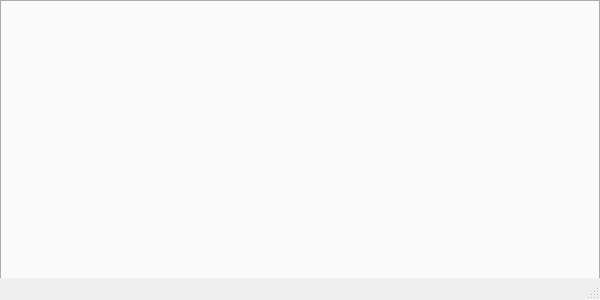
<?xml version="1.0" encoding="UTF-8"?>
<ui version="4.0">
 <class>SwitchControl</class>
 <widget class="QMainWindow" name="SwitchControl">
  <property name="geometry">
   <rect>
    <x>0</x>
    <y>0</y>
    <width>600</width>
    <height>300</height>
   </rect>
  </property>
  <property name="sizePolicy">
   <sizepolicy hsizetype="Fixed" vsizetype="Fixed">
    <horstretch>0</horstretch>
    <verstretch>0</verstretch>
   </sizepolicy>
  </property>
  <property name="windowTitle">
   <string>SwitchControl</string>
  </property>
  <widget class="QWidget" name="centralwidget">
   <property name="sizePolicy">
    <sizepolicy hsizetype="Fixed" vsizetype="Fixed">
     <horstretch>0</horstretch>
     <verstretch>0</verstretch>
    </sizepolicy>
   </property>
   <widget class="QTabWidget" name="tabWidget">
    <property name="geometry">
     <rect>
      <x>0</x>
      <y>0</y>
      <width>600</width>
      <height>300</height>
     </rect>
    </property>
    <property name="tabPosition">
     <enum>QTabWidget::West</enum>
    </property>
    <property name="tabShape">
     <enum>QTabWidget::Rounded</enum>
    </property>
    <property name="currentIndex">
     <number>-1</number>
    </property>
    <property name="elideMode">
     <enum>Qt::ElideNone</enum>
    </property>
   </widget>
  </widget>
  <widget class="QStatusBar" name="statusbar"/>
 </widget>
 <resources/>
 <connections/>
</ui>
